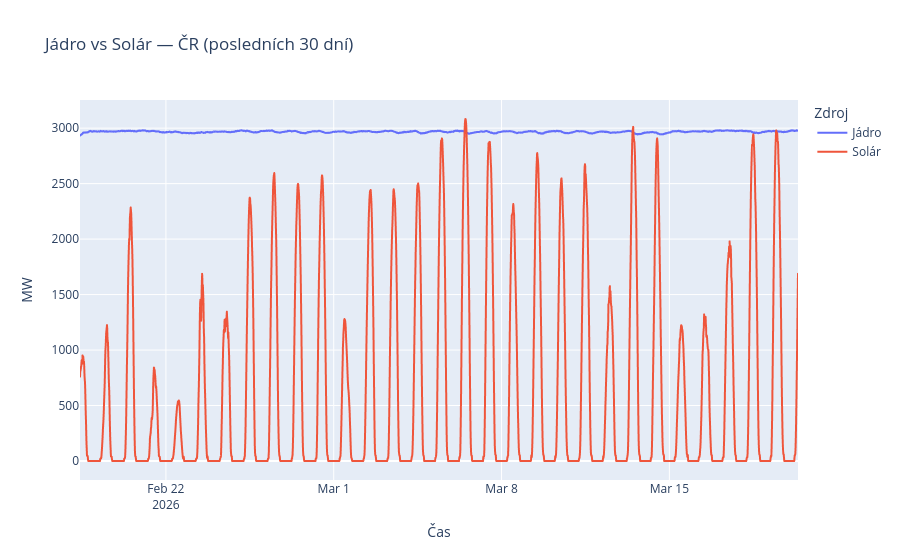

The code cell stored with this chart in its notebook:
### Code cell
fig = px.line(
    vyroba_clean[["Jádro", "Solár"]],
    title="Jádro vs Solár — ČR (posledních 30 dní)",
    labels={"value": "MW", "index": "Čas", "variable": "Zdroj"},
)
fig.show()

### Figure 1 — Plotly figure (JSON) as saved in the notebook; plotly's stock layout.template omitted (floating-point values rounded to 4 significant figures; data arrays with more than 128 entries replaced by an {"elided": "..."} marker saying what was removed)
{"data": [{"hovertemplate": "Zdroj=Jádro<br>Čas=%{x}<br>MW=%{y}<extra></extra>", "legendgroup": "Jádro", "line": {"color": "#636efa", "dash": "solid"}, "marker": {"symbol": "circle"}, "mode": "lines", "name": "Jádro", "showlegend": true, "type": "scattergl", "x": {"elided": "2876 str values"}, "xaxis": "x", "y": {"elided": "2876 float values"}, "yaxis": "y"}, {"hovertemplate": "Zdroj=Solár<br>Čas=%{x}<br>MW=%{y}<extra></extra>", "legendgroup": "Solár", "line": {"color": "#EF553B", "dash": "solid"}, "marker": {"symbol": "circle"}, "mode": "lines", "name": "Solár", "showlegend": true, "type": "scattergl", "x": {"elided": "2876 str values"}, "xaxis": "x", "y": {"elided": "2876 float values"}, "yaxis": "y"}], "layout": {"legend": {"title": {"text": "Zdroj"}, "tracegroupgap": 0}, "title": {"text": "Jádro vs Solár — ČR (posledních 30 dní)"}, "xaxis": {"anchor": "y", "domain": [0, 1], "title": {"text": "Čas"}}, "yaxis": {"anchor": "x", "domain": [0, 1], "title": {"text": "MW"}}}}
